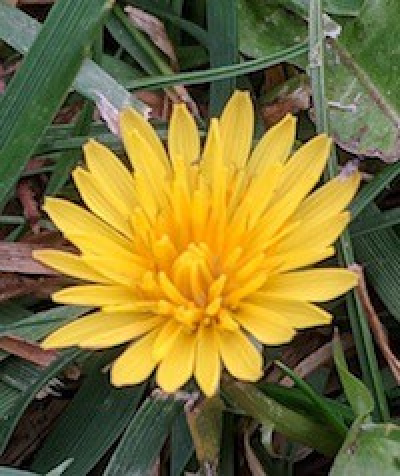
#> input picture Lab_8/flower.png, 400 x 476 px
$ python Canny.py
#> lines starting #> are read from the running program, lines starting #| are printed output that depends on the picture
import cv2

# Load an image
image = cv2.imread('flower.png', 0)
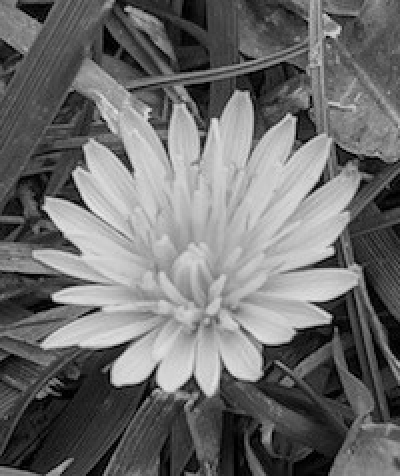
#> image: shape (476, 400); min 0, max 235, mean 109.3

# Apply Canny edge detection
edges = cv2.Canny(image, 100, 200)
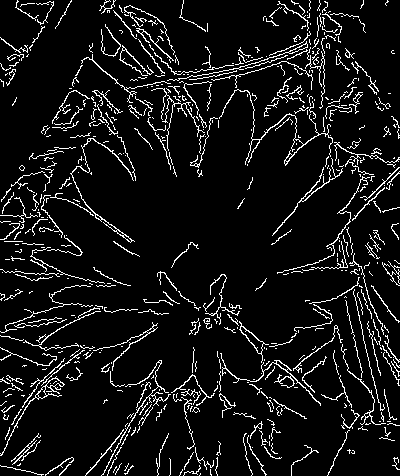
#> edges: shape (476, 400); 8.1% white in thin lines or dots

# Display result
cv2.imshow("Canny Edge Detection", edges)
cv2.waitKey(0)
cv2.destroyAllWindows()
